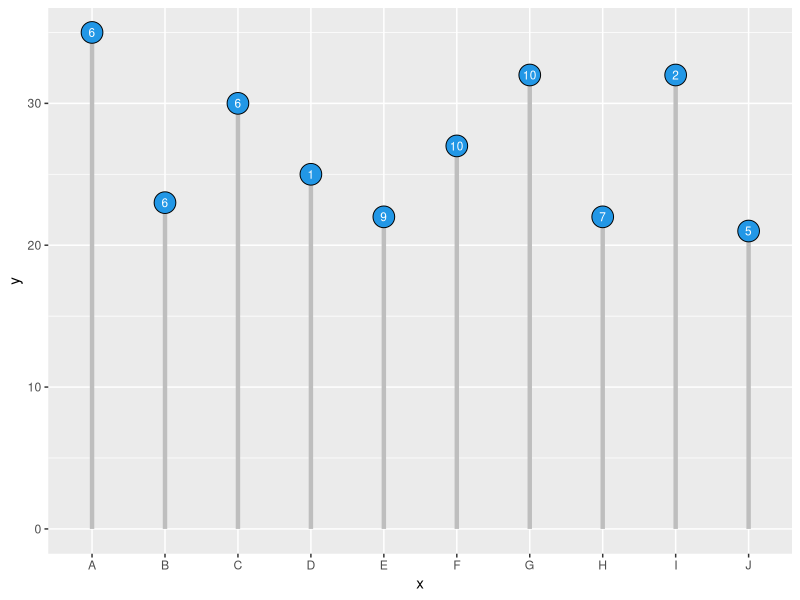

Write R code to recreate this figure.
library(tidyverse)
library(ggplot2)

# Sample data

set.seed(1000)

DATA <- data.frame(x = LETTERS[1:10],
                   y = sample(20:35, 10, replace = T),
                   z = sample(1:10, 10, replace = T))

# Data manipulations


# Sample plots

DATA %>% ggplot(aes(x=x, y=y)) +
  geom_segment(aes(x = x, xend = x, y = 0, yend = y),
               color = "grey", lwd = 1.5) +
  geom_point(size = 7, pch = 21, bg = 4, col = 1) +
  geom_text(aes(label = z), color = "white", size = 3)


  